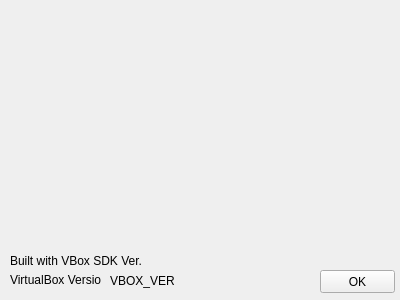
<?xml version="1.0" encoding="UTF-8"?>
<ui version="4.0">
 <class>About</class>
 <widget class="QWidget" name="About">
  <property name="geometry">
   <rect>
    <x>0</x>
    <y>0</y>
    <width>400</width>
    <height>300</height>
   </rect>
  </property>
  <property name="windowTitle">
   <string>About</string>
  </property>
  <widget class="QPushButton" name="pushButton">
   <property name="geometry">
    <rect>
     <x>320</x>
     <y>270</y>
     <width>75</width>
     <height>23</height>
    </rect>
   </property>
   <property name="text">
    <string>OK</string>
   </property>
  </widget>
  <widget class="QLabel" name="label">
   <property name="geometry">
    <rect>
     <x>10</x>
     <y>270</y>
     <width>91</width>
     <height>20</height>
    </rect>
   </property>
   <property name="text">
    <string>VirtualBox Version:</string>
   </property>
  </widget>
  <widget class="QLabel" name="label_2">
   <property name="geometry">
    <rect>
     <x>110</x>
     <y>270</y>
     <width>91</width>
     <height>21</height>
    </rect>
   </property>
   <property name="text">
    <string>VBOX_VER</string>
   </property>
  </widget>
  <widget class="QLabel" name="label_3">
   <property name="geometry">
    <rect>
     <x>10</x>
     <y>250</y>
     <width>191</width>
     <height>21</height>
    </rect>
   </property>
   <property name="text">
    <string>Built with VBox SDK Ver. </string>
   </property>
  </widget>
 </widget>
 <layoutdefault spacing="6" margin="11"/>
 <resources/>
 <connections>
  <connection>
   <sender>pushButton</sender>
   <signal>clicked()</signal>
   <receiver>About</receiver>
   <slot>close()</slot>
   <hints>
    <hint type="sourcelabel">
     <x>356</x>
     <y>278</y>
    </hint>
    <hint type="destinationlabel">
     <x>332</x>
     <y>228</y>
    </hint>
   </hints>
  </connection>
 </connections>
</ui>
